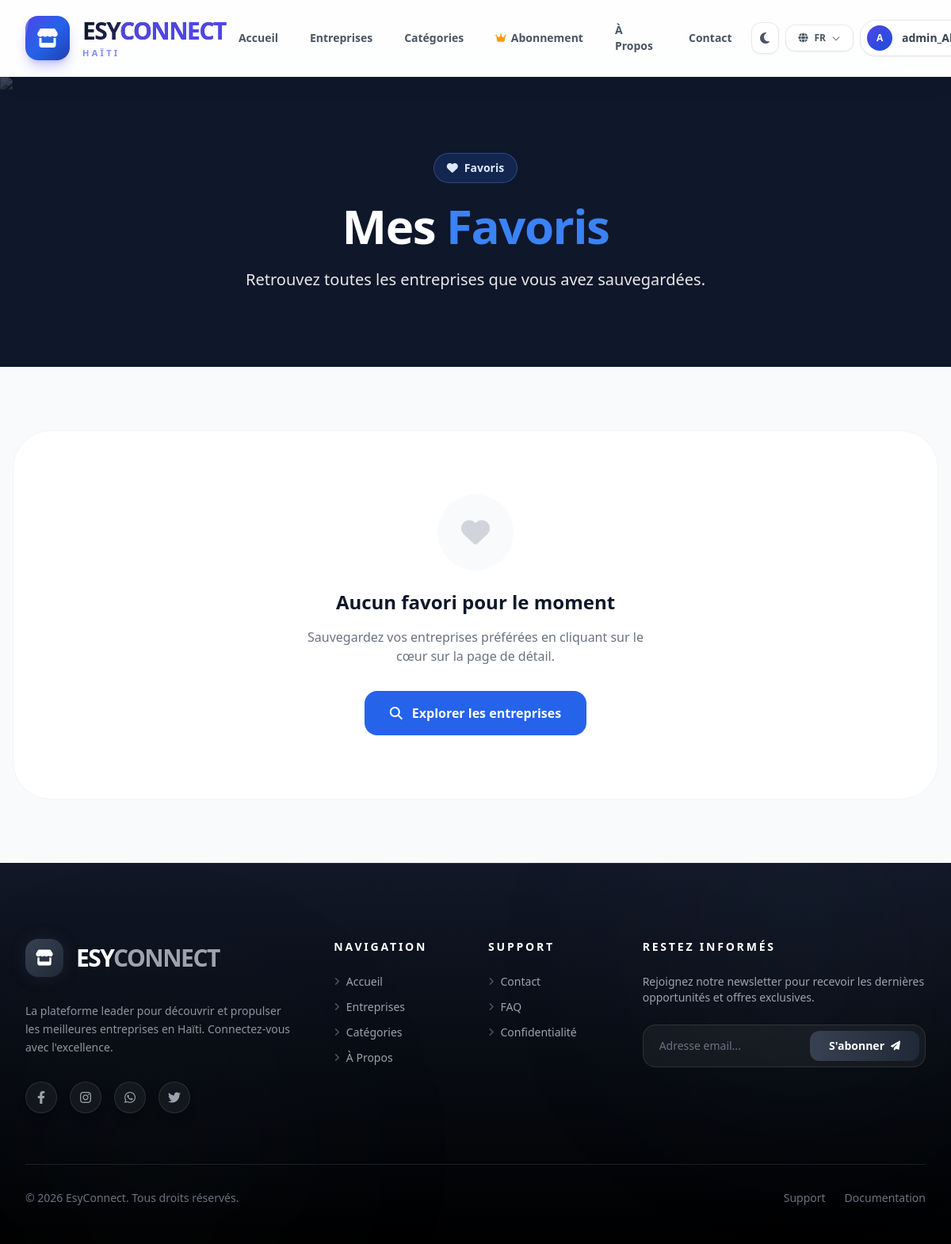
The page /fr/favorites/ (signed in) on the database as committed earlier.
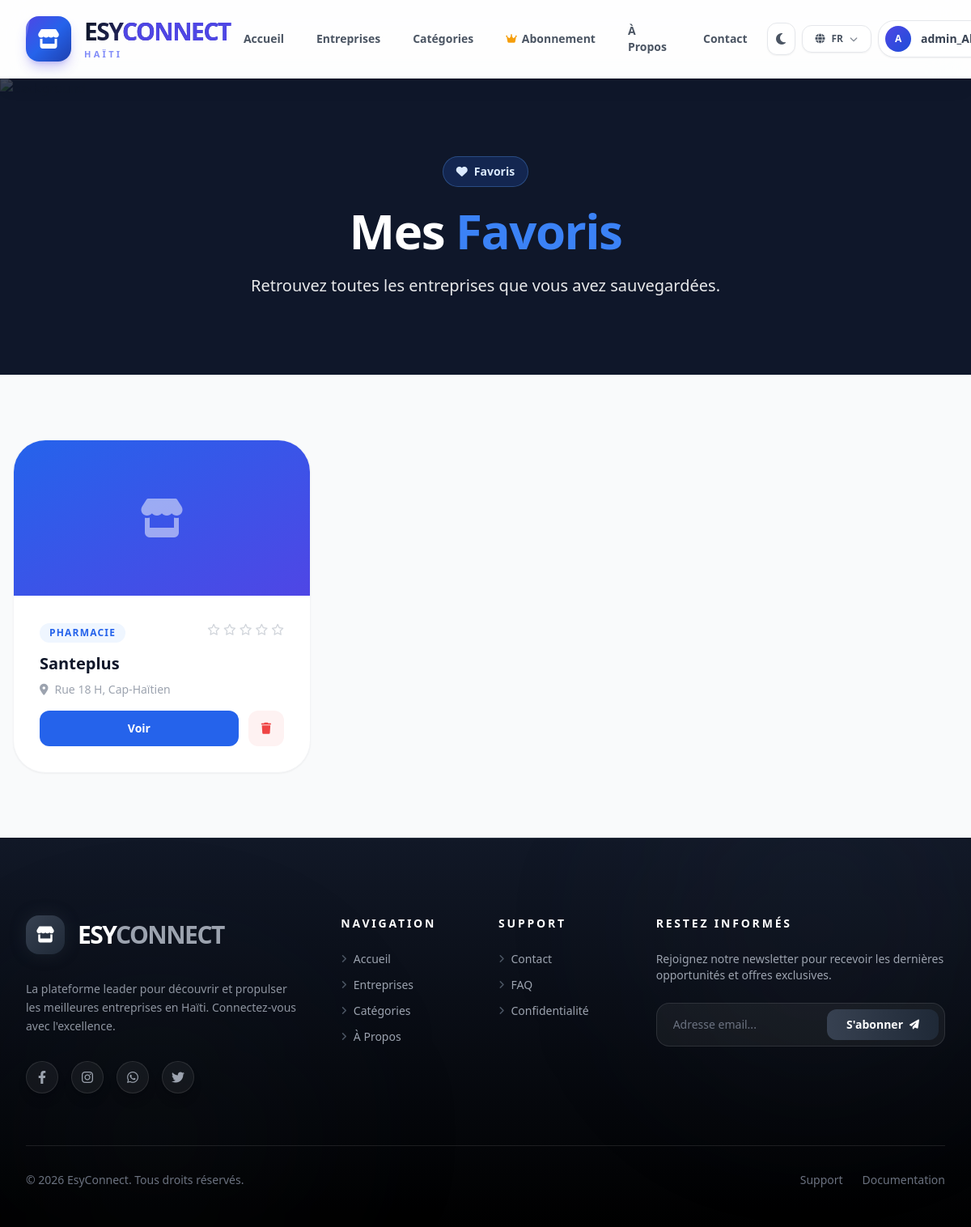
The same page on the database as committed later.
### business/models.py (models this page shows, shortened)
class Favorite(models.Model):
    user = models.ForeignKey(User, on_delete=models.CASCADE, related_name='favorites')
    business = models.ForeignKey(Business, on_delete=models.CASCADE, related_name='favorited_by')
    created_at = models.DateTimeField(auto_now_add=True)
    class Meta:
        verbose_name = 'Favori'
        verbose_name_plural = 'Favoris'
        unique_together = ('user', 'business')

class Business(models.Model):
    owner = models.ForeignKey(User, on_delete=models.CASCADE, related_name="businesses")
    name = models.CharField(max_length=150, verbose_name="Nom de l'entreprise")
    category = models.ForeignKey(Category, on_delete=models.SET_NULL, null=True, blank=True, related_name="businesses")
    departement_obj = models.ForeignKey(Department, on_delete=models.SET_NULL, null=True, blank=True, related_name='businesses', verbose_name='Département')
    ville_obj = models.ForeignKey(Ville, on_delete=models.SET_NULL, null=True, blank=True, related_name='businesses', verbose_name='Ville')
    quartier_obj = models.ForeignKey(Quartier, on_delete=models.SET_NULL, null=True, blank=True, related_name='businesses', verbose_name='Quartier')
    logo = models.ImageField(upload_to="business_logos/", default="default_logo.png", blank=True)
    address = models.CharField(max_length=255, blank=True, null=True)
    cover_image = models.ImageField(upload_to="business_covers/", blank=True, null=True)
    latitude = models.FloatField(null=True, blank=True, help_text="Latitude (decimal degrees)")
    longitude = models.FloatField(null=True, blank=True, help_text="Longitude (decimal degrees)")
    website = models.URLField(blank=True, null=True)
    facebook = models.URLField(blank=True, null=True)
    instagram = models.URLField(blank=True, null=True)
    tiktok = models.URLField(blank=True, null=True)
    linkedin = models.URLField(blank=True, null=True)
    youtube = models.URLField(blank=True, null=True)
    view_count = models.PositiveIntegerField(default=0)
    whatsapp_clicks = models.PositiveIntegerField(default=0)
    call_count = models.PositiveIntegerField(default=0)
    is_active = models.BooleanField(default=True, verbose_name="Est actif")
    is_pro = models.BooleanField(default=False, verbose_name="Compte PRO")
    is_verified = models.BooleanField(default=False, verbose_name="Vérifié")
    created_at = models.DateTimeField(auto_now_add=True)
    updated_at = models.DateTimeField(auto_now=True)
    class Meta:
        verbose_name = "Entreprise"
        verbose_name_plural = "Entreprises"
        ordering = ['-created_at']
    def get_average_rating(self):
        reviews = Review.objects.filter(business=self)
        if reviews.exists():
            return round(sum(review.rating for review in reviews) / reviews.count(), 1)
        return 0.0

class Category(models.Model):
    name = models.CharField(max_length=100, verbose_name="Nom de la catégorie")
    icon = models.CharField(max_length=50, blank=True, null=True, help_text="Ex: fas fa-store")
    class Meta:
        verbose_name = "Catégorie"
        verbose_name_plural = "Catégories"

### business/views.py (the view)
# urls.py: path('favorites/', views.favorites, name='favorites'),
@login_required
def favorites(request):
    favorites = Favorite.objects.filter(user=request.user).select_related('business')
    context = {'favorites': favorites}
    return render(request, 'business/favorites.html', context)

### templates/business/favorites.html (shortened to what the changed rows need)
{% extends 'base.html' %}
{% load static %}
{% load i18n %}
{% block content %}
<section class="relative bg-esy-dark py-24 overflow-hidden">
    <div class="relative z-10 max-w-7xl mx-auto px-4 text-center text-white">
        <h1 class="text-4xl md:text-6xl font-black mb-6 tracking-tight">
            {% trans "Mes" %} <span class="text-esy-blue-500">{% trans "Favoris" %}</span>
        </h1>
    </div>
</section>
<section class="py-20 bg-gray-50">
    <div class="max-w-7xl mx-auto px-4">
        {% if favorites %}
            <div class="grid grid-cols-1 md:grid-cols-2 lg:grid-cols-3 gap-8">
                {% for favorite in favorites %}
                <div class="bg-white rounded-[2.5rem] border border-gray-100 shadow-sm hover:shadow-lg transition-all duration-300 overflow-hidden group">
                    {% if favorite.business.cover_image %}
                    <div class="h-48 overflow-hidden">
                        <img src="{{ favorite.business.cover_image.url }}" alt="{{ favorite.business.name }}" class="w-full h-full object-cover group-hover:scale-105 transition-transform duration-300">
                    </div>
                    {% else %}
                    <div class="h-48 bg-gradient-to-br from-esy-blue-600 to-indigo-600 flex items-center justify-center">
                        <i class="fas fa-store text-white text-5xl opacity-50"></i>
                    </div>
                    {% endif %}
                    <div class="p-8">
                        <div class="flex items-start justify-between mb-4">
                            <div class="flex-1">
                                <span class="inline-block px-3 py-1 bg-esy-blue-50 text-esy-blue-600 text-xs font-black uppercase tracking-widest rounded-full mb-3">
                                    {{ favorite.business.category.name }}
                                </span>
                                <h3 class="text-xl font-black text-esy-dark mb-2">{{ favorite.business.name }}</h3>
                                <p class="text-gray-400 text-sm font-medium flex items-center gap-2">
                                    <i class="fas fa-map-marker-alt"></i> {{ favorite.business.address|truncatewords:5 }}
                                </p>
                            </div>
                            <div class="flex items-center gap-1 text-yellow-400">
                                {% for i in "12345" %}
                                    {% if forloop.counter <= favorite.business.get_average_rating|default:0 %}
                                        <i class="fas fa-star text-sm"></i>
                                    {% else %}
                                        <i class="far fa-star text-gray-300 text-sm"></i>
                                    {% endif %}
                                {% endfor %}
                            </div>
                        </div>
                        <div class="flex gap-3">
                            <a href="{% url 'business:business_detail' favorite.business.id %}" class="flex-1 bg-esy-blue-600 text-white py-3 rounded-xl font-black text-sm hover:bg-esy-blue-700 transition text-center">
                                {% trans "Voir" %}
                            </a>
                            <form method="POST" action="{% url 'business:toggle_favorite' favorite.business.id %}" class="inline">
                                <button type="submit" class="bg-red-50 text-red-500 px-4 py-3 rounded-xl font-black text-sm hover:bg-red-100 transition">
                                    <i class="fas fa-trash"></i>
                                </button>
                            </form>
                        </div>
                    </div>
                </div>
                {% endfor %}
            </div>
        {% else %}
            <div class="text-center py-20 bg-white rounded-[3rem] border border-gray-100">
                <div class="w-24 h-24 bg-gray-50 rounded-full flex items-center justify-center mx-auto mb-6 text-gray-300 text-4xl">
                    <i class="fas fa-heart"></i>
                </div>
                <h3 class="text-2xl font-black text-esy-dark mb-4">{% trans "Aucun favori pour le moment" %}</h3>
                <p class="text-gray-500 font-medium mb-8 max-w-md mx-auto">
                    {% trans "Sauvegardez vos entreprises préférées en cliquant sur le cœur sur la page de détail." %}
                </p>
                <a href="{% url 'business:home' %}" class="inline-flex items-center bg-esy-blue-600 text-white px-8 py-4 rounded-2xl font-black hover:bg-esy-blue-700 transition">
                    <i class="fas fa-search mr-3"></i> {% trans "Explorer les entreprises" %}
                </a>
            </div>
        {% endif %}
    </div>
</section>
{% endblock %}

Rows that differ between the two databases and show on the page:
added Favorite: business.category.name "PHARMACIE", business.name "Santeplus", business.address "Rue 18 H, Cap-Haïtien"
Other text that changed with them:
text no longer shown: "Aucun favori pour le moment Sauvegardez vos entreprises préférées en cliquant sur le cœur sur la page de détail. Explorer les entreprises"
